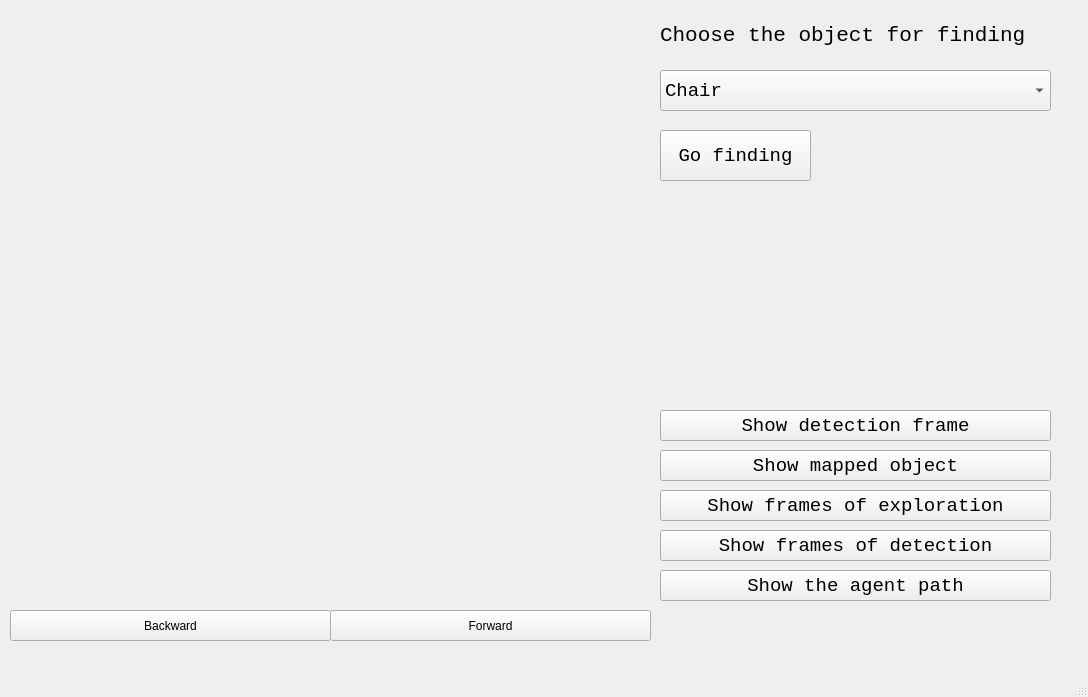
<?xml version="1.0" encoding="UTF-8"?>
<ui version="4.0">
 <class>MainWindow</class>
 <widget class="QMainWindow" name="MainWindow">
  <property name="geometry">
   <rect>
    <x>0</x>
    <y>0</y>
    <width>1088</width>
    <height>697</height>
   </rect>
  </property>
  <property name="windowTitle">
   <string>MainWindow</string>
  </property>
  <widget class="QWidget" name="centralwidget">
   <widget class="QLabel" name="MapFrame">
    <property name="geometry">
     <rect>
      <x>10</x>
      <y>10</y>
      <width>641</width>
      <height>591</height>
     </rect>
    </property>
    <property name="text">
     <string/>
    </property>
    <property name="pixmap">
     <pixmap>map.png</pixmap>
    </property>
    <property name="scaledContents">
     <bool>true</bool>
    </property>
   </widget>
   <widget class="QLabel" name="TextTop">
    <property name="geometry">
     <rect>
      <x>660</x>
      <y>10</y>
      <width>391</width>
      <height>51</height>
     </rect>
    </property>
    <property name="font">
     <font>
      <family>Monospace</family>
      <pointsize>16</pointsize>
     </font>
    </property>
    <property name="text">
     <string>Choose the object for finding</string>
    </property>
   </widget>
   <widget class="QComboBox" name="ChoosingObject">
    <property name="geometry">
     <rect>
      <x>660</x>
      <y>70</y>
      <width>391</width>
      <height>41</height>
     </rect>
    </property>
    <property name="font">
     <font>
      <family>Monospace</family>
      <pointsize>14</pointsize>
     </font>
    </property>
    <item>
     <property name="text">
      <string>Chair</string>
     </property>
    </item>
    <item>
     <property name="text">
      <string>Wardrobe</string>
     </property>
    </item>
    <item>
     <property name="text">
      <string>Book</string>
     </property>
    </item>
    <item>
     <property name="text">
      <string>Pillow</string>
     </property>
    </item>
    <item>
     <property name="text">
      <string>TV</string>
     </property>
    </item>
   </widget>
   <widget class="QPushButton" name="BtnGoFinding">
    <property name="geometry">
     <rect>
      <x>660</x>
      <y>130</y>
      <width>151</width>
      <height>51</height>
     </rect>
    </property>
    <property name="font">
     <font>
      <family>Monospace</family>
      <pointsize>14</pointsize>
     </font>
    </property>
    <property name="text">
     <string>Go finding</string>
    </property>
   </widget>
   <widget class="QLabel" name="TextProcessing">
    <property name="geometry">
     <rect>
      <x>660</x>
      <y>200</y>
      <width>391</width>
      <height>41</height>
     </rect>
    </property>
    <property name="font">
     <font>
      <family>Monospace</family>
      <pointsize>14</pointsize>
     </font>
    </property>
    <property name="text">
     <string/>
    </property>
   </widget>
   <widget class="QPushButton" name="BtnPath">
    <property name="geometry">
     <rect>
      <x>660</x>
      <y>570</y>
      <width>391</width>
      <height>31</height>
     </rect>
    </property>
    <property name="font">
     <font>
      <family>Monospace</family>
      <pointsize>14</pointsize>
     </font>
    </property>
    <property name="text">
     <string>Show the agent path</string>
    </property>
   </widget>
   <widget class="QPushButton" name="BtnFramesDetection">
    <property name="geometry">
     <rect>
      <x>660</x>
      <y>530</y>
      <width>391</width>
      <height>31</height>
     </rect>
    </property>
    <property name="font">
     <font>
      <family>Monospace</family>
      <pointsize>14</pointsize>
     </font>
    </property>
    <property name="text">
     <string>Show frames of detection</string>
    </property>
   </widget>
   <widget class="QPushButton" name="BtnFramesExploration">
    <property name="geometry">
     <rect>
      <x>660</x>
      <y>490</y>
      <width>391</width>
      <height>31</height>
     </rect>
    </property>
    <property name="font">
     <font>
      <family>Monospace</family>
      <pointsize>14</pointsize>
     </font>
    </property>
    <property name="text">
     <string>Show frames of exploration</string>
    </property>
   </widget>
   <widget class="QPushButton" name="BtnMappedObjects">
    <property name="geometry">
     <rect>
      <x>660</x>
      <y>450</y>
      <width>391</width>
      <height>31</height>
     </rect>
    </property>
    <property name="font">
     <font>
      <family>Monospace</family>
      <pointsize>14</pointsize>
     </font>
    </property>
    <property name="text">
     <string>Show mapped object</string>
    </property>
   </widget>
   <widget class="QPushButton" name="BtnBackward">
    <property name="geometry">
     <rect>
      <x>10</x>
      <y>610</y>
      <width>321</width>
      <height>31</height>
     </rect>
    </property>
    <property name="text">
     <string>Backward</string>
    </property>
   </widget>
   <widget class="QPushButton" name="BtnForward">
    <property name="geometry">
     <rect>
      <x>330</x>
      <y>610</y>
      <width>321</width>
      <height>31</height>
     </rect>
    </property>
    <property name="text">
     <string>Forward</string>
    </property>
   </widget>
   <widget class="QPushButton" name="BtnDetectionObjectFrame">
    <property name="geometry">
     <rect>
      <x>660</x>
      <y>410</y>
      <width>391</width>
      <height>31</height>
     </rect>
    </property>
    <property name="font">
     <font>
      <family>Monospace</family>
      <pointsize>14</pointsize>
     </font>
    </property>
    <property name="text">
     <string>Show detection frame</string>
    </property>
   </widget>
  </widget>
  <widget class="QMenuBar" name="menubar">
   <property name="geometry">
    <rect>
     <x>0</x>
     <y>0</y>
     <width>1088</width>
     <height>20</height>
    </rect>
   </property>
  </widget>
  <widget class="QStatusBar" name="statusbar"/>
 </widget>
 <resources/>
 <connections/>
</ui>
